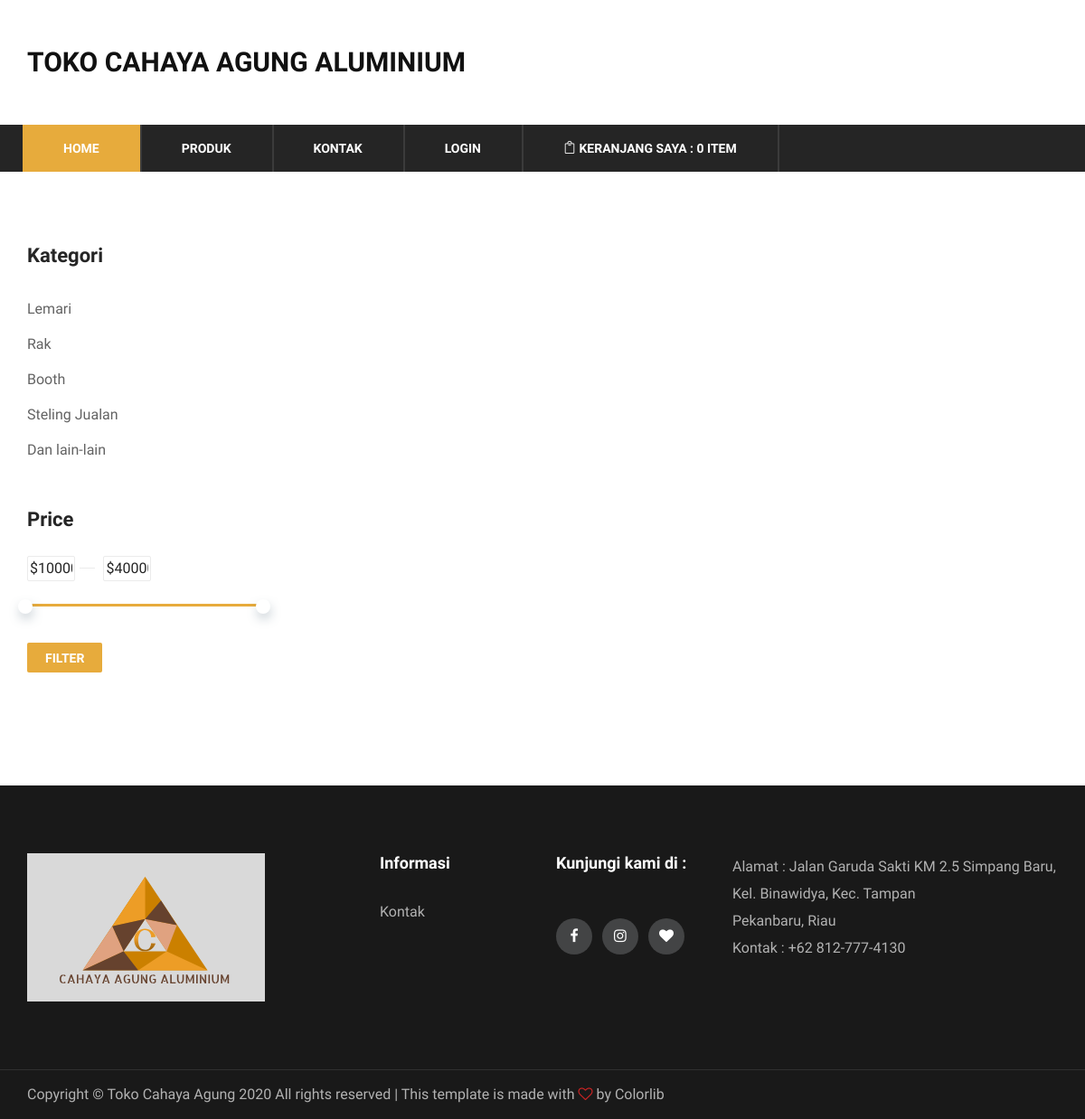
The page /index.php/dashboard/produk on the database as committed earlier.
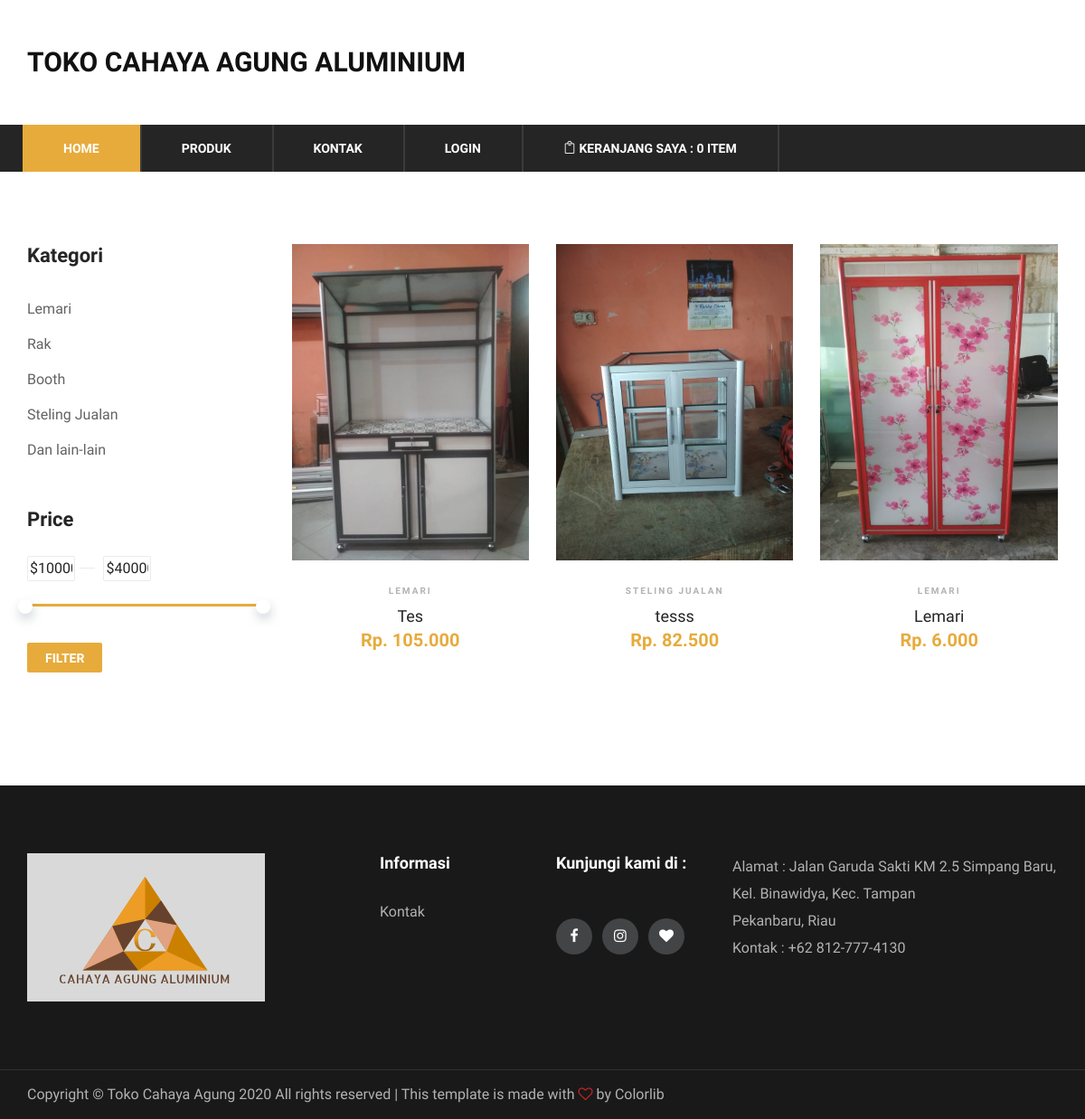
The same page on the database as committed later.
### tables this page shows
CREATE TABLE `kategori` (
  `id_kategori` int(11) NOT NULL,
  `nama_kategori` varchar(15) NOT NULL,
  `created` datetime NOT NULL DEFAULT CURRENT_TIMESTAMP,
  `updated` datetime DEFAULT NULL
);

CREATE TABLE `produk` (
  `kd_produk` varchar(6) NOT NULL,
  `nama_produk` varchar(30) NOT NULL,
  `gambar` varchar(30) DEFAULT NULL,
  `stok` int(11) NOT NULL,
  `id_kategori` int(11) NOT NULL,
  `detail` varchar(75) NOT NULL,
  `created` datetime NOT NULL DEFAULT CURRENT_TIMESTAMP,
  `updated` enum('1','0') DEFAULT NULL COMMENT '1 = tampil, 0= notampil'
);

CREATE TABLE `kalkulasi` (
  `id_kalkulasi` varchar(10) NOT NULL,
  `kd_produk` varchar(6) NOT NULL,
  `harga_modal` double NOT NULL,
  `harga_jual` double NOT NULL,
  `created` datetime NOT NULL DEFAULT CURRENT_TIMESTAMP,
  `updated` datetime DEFAULT NULL
);

### application/controllers/Dashboard.php (called while the page is built, shortened)
<?php
class Dashboard extends CI_Controller
{
    public function __construct()
    {
        $this->load->model(['produk_model', 'kategori_model']);
    }
    public function produk()
    {
        $data['row'] = $this->produk_model->get();
        $data['categories'] = $this->produk_model->get_kategori();
        $this->load->view('user/template/header');
        $this->load->view('user/produk/data_produk', $data);
        $this->load->view('user/template/footer');
    }
}

### index.php (called while the page is built, shortened)
<?php
require_once BASEPATH . 'core/CodeIgniter.php';

### application/models/Produk_model.php (called while the page is built, shortened)
<?php defined('BASEPATH') or exit('No direct script access allowed');
class Produk_model extends CI_Model
{
    public function get($id = null)
    {
        $this->db->from('produk');
        $this->db->join('kategori', 'kategori.id_kategori = produk.id_kategori');
        $this->db->join('kalkulasi', 'kalkulasi.kd_produk = produk.kd_produk');
        $query = $this->db->get();
        return $query;
    }
    public function get_kategori()
    {
        $this->db->select('*');
        $this->db->from('kategori');
        $categories = $this->db->get()->result();
        return $categories;
    }
}

### application/views/user/produk/data_produk.php (the view, shortened to what this page needs)
<section class="product-shop spad">
    <div class="container">
        <div class="row">
            <div class="col-lg-3 col-md-6 col-sm-8 order-2 order-lg-1 produts-sidebar-filter">
                <div class="filter-widget">
                    <h4 class="fw-title">Kategori</h4>
                    <ul class="filter-catagories">
                        <?php foreach ($categories as $cat) { ?>
                            <li><a href="<?= site_url('dashboard/kategori/' . $cat->id_kategori) ?>"><?= $cat->nama_kategori ?></a></li>
                        <?php } ?>
                    </ul>
                </div>
                <div class="filter-widget">
                    <h4 class="fw-title">Price</h4>
                    <div class="filter-range-wrap">
                        <div class="range-slider">
                            <div class="price-input">
                                <input type="text" id="minamount">
                                <input type="text" id="maxamount">
                            </div>
                        </div>
                        <div class="price-range ui-slider ui-corner-all ui-slider-horizontal ui-widget ui-widget-content" data-min="100000" data-max="4000000">
                            <span tabindex="0" class="ui-slider-handle ui-corner-all ui-state-default"></span>
                            <span tabindex="0" class="ui-slider-handle ui-corner-all ui-state-default"></span>
                        </div>
                    </div>
                    <a href="#" class="filter-btn">Filter</a>
                </div>
            </div>
            <div class="col-lg-9 order-1 order-lg-2">
                <div class="product-list">
                    <div class="row">
                        <?php foreach ($row->result() as $key => $data) :
                           ?>
                            <div class="col-lg-4 col-sm-6">
                                <div class="product-item">
                                    <div class="pi-pic">
                                        <?php if ($data->gambar != null) { ?>
                                            <img src="<?= base_url('uploads/produk/' . $data->gambar) ?>" alt="">
                                        <?php } ?>
                                    </div>
                                    <div class="pi-text">
                                        <div class="catagory-name"><?= $data->nama_kategori ?></div>
                                        <a href="<?= site_url('dashboard/detail/' . $data->kd_produk) ?>">
                                            <h5> <?= $data->nama_produk ?></h5>
                                        </a>
                                        <div class="product-price">
                                            Rp. <?= number_format($data->harga_jual, 0, ',', '.') ?>
                                        </div>
                                    </div>
                                </div>
                            </div>
                        <?php
                           endforeach; ?>
                    </div>
                </div>
            </div>
        </div>
    </div>
</section>

### application/views/user/template/header.php (shortened to what this page needs)
<!DOCTYPE html>
<html lang="zxx">
<head>
	<link rel="stylesheet" href="<?= base_url() ?>assets_user/copy/css/bootstrap.min.css" type="text/css">
	<link rel="stylesheet" href="<?= base_url() ?>assets_user/copy/css/font-awesome.min.css" type="text/css">
	<link rel="stylesheet" href="<?= base_url() ?>assets_user/copy/css/themify-icons.css" type="text/css">
	<link rel="stylesheet" href="<?= base_url() ?>assets_user/copy/css/elegant-icons.css" type="text/css">
	<link rel="stylesheet" href="<?= base_url() ?>assets_user/copy/css/owl.carousel.min.css" type="text/css">
	<link rel="stylesheet" href="<?= base_url() ?>assets_user/copy/css/nice-select.css" type="text/css">
	<link rel="stylesheet" href="<?= base_url() ?>assets_user/copy/css/jquery-ui.min.css" type="text/css">
	<link rel="stylesheet" href="<?= base_url() ?>assets_user/copy/css/slicknav.min.css" type="text/css">
	<link rel="stylesheet" href="<?= base_url() ?>assets_user/copy/css/style.css" type="text/css">
</head>
<header class="header-section">
	<div class="container">
		<div class="inner-header">
			<div class="row">
				<div class="col-lg-7 col-md-7">
					<div class="logo">
						<h3 style="font-weight: bolder;">TOKO CAHAYA AGUNG ALUMINIUM</h3>
					</div>
				</div>
				<div class="col-lg-2 col-md-2">
				</div>
				<div class="col-lg-3 text-right col-md-3">
					<ul class="nav-right">
					</ul>
				</div>
			</div>
		</div>
	</div>
	<div class="nav-item">
		<div class="container">
			<nav class="nav-menu mobile-menu">
				<ul>
					<li class="active"><a href="<?= site_url('home') ?>">Home</a></li>
					<li><a href="<?= site_url('home/produk') ?>">Produk</a>
					</li>
					<li><a href="<?= site_url('home/kontak') ?>">Kontak</a></li>
					<li><a href="<?= site_url('home/login') ?>">Login</a></li>
					<li>
						<?php
						$keranjang = '<i class="icon_bag_alt"></i> Keranjang saya : ' . $this->cart->total_items() . ' item'
						?>
						<?php echo  anchor('home/detail_keranjang', $keranjang) ?></li>
				</ul>
			</nav>
		</div>
	</div>
</header>

### application/views/user/template/footer.php (shortened to what this page needs)
<footer class="footer-section">
	<div class="container">
		<div class="row">
			<div class="col-lg-3">
				<div class="footer-left">
					<div class="footer-logo">
						<a href="#"><img src="<?= base_url() ?>assets_user/img/gallery/caa3.svg" alt=""></a>
					</div>
				</div>
			</div>
			<div class="col-lg-2 offset-lg-1">
				<div class="footer-widget">
					<h5>Informasi</h5>
					<ul>
						<li><a href="<?= site_url('home/kontak') ?>">Kontak</a></li>
					</ul>
				</div>
			</div>
			<div class="col-lg-2">
				<div class="footer-widget">
					<div class="footer-left">
						<h5>Kunjungi kami di :</h5>
						<div class="footer-social">
							<a href="https://www.facebook.com/cahayaagung91/"><i class="fa fa-facebook"></i></a>
							<a href="https://www.instagram.com/cahaya_agung_aluminium/"><i class="fa fa-instagram"></i></a>
							<a href="https://cahaya-agung-aluminium.business.site/"><i class="fa fa-heart"></i></a>
						</div>
					</div>
				</div>
			</div>
			<div class="col-lg-4">
				<div class="footer-left">
					<ul>
						<li>Alamat : Jalan Garuda Sakti KM 2.5 Simpang Baru, Kel. Binawidya, Kec. Tampan<br />
							Pekanbaru, Riau</li>
						<li>Kontak : +62 812-777-4130</li>
					</ul>
				</div>
			</div>
		</div>
	</div>
	<div class="copyright-reserved">
		<div class="container">
			<div class="row">
				<div class="col-lg-12">
					<div class="copyright-text">
						Copyright &copy; <?php echo SITE_NAME . " " ?> All rights reserved | This template is made with <i class="fa fa-heart-o" aria-hidden="true"></i> by <a href="https://colorlib.com" target="_blank">Colorlib</a>
					</div>
				</div>
			</div>
		</div>
	</div>
</footer>
</body>
</html>

Rows that differ between the two databases and show on the page:
now on this page (row edited): produk: gambar (picture), id_kategori.nama_kategori "LEMARI", nama_produk "Tes", kalkulasi.harga_jual "105.000"
now on this page (row edited): produk: gambar (picture), id_kategori.nama_kategori "STELING JUALAN", nama_produk "tesss", kalkulasi.harga_jual "82.500"
now on this page (row edited): produk: gambar (picture), id_kategori.nama_kategori "LEMARI", nama_produk "Lemari", kalkulasi.harga_jual "6.000"
